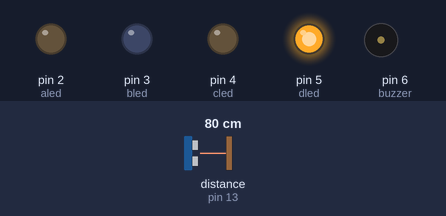
Bench run of a sketch on a simulated Arduino Uno, built with avr-gcc and run on an emulated ATmega328P. Shown: output pins drawn as LEDs (lit = HIGH), buzzer (waves = sounding, pin HIGH). Wiring (inferred from the names in the program): ultrasonic range finder: trigger pin 12; echo pin 13. The inputs (shaded band) are chosen by the test bench; at power-on: distance to the obstacle (sensor on pin 13) 80 cm. The echo pulse lasts 58.3 µs per cm; pins used as bus, display or sensor lines are not drawn.

Above: at 1.8 s.
1.9 s: distance to the obstacle (sensor on pin 13) set to 57 cm
6.0 s: distance to the obstacle (sensor on pin 13) set to 48 cm
At 6.6 s:
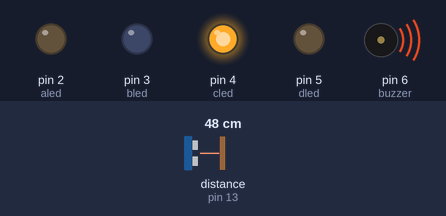
9.7 s: distance to the obstacle (sensor on pin 13) set to 29 cm
13.2 s: distance to the obstacle (sensor on pin 13) set to 25 cm
At 13.9 s:
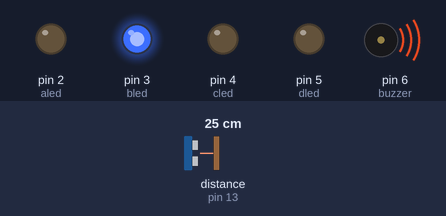
16.7 s: distance to the obstacle (sensor on pin 13) set to 13 cm
20.2 s: distance to the obstacle (sensor on pin 13) set to 10 cm
At 20.73 s:
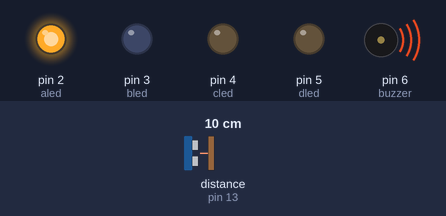
Timing chart, 0 to 23.2 s (numbered marks = the images above; inputs shaded):
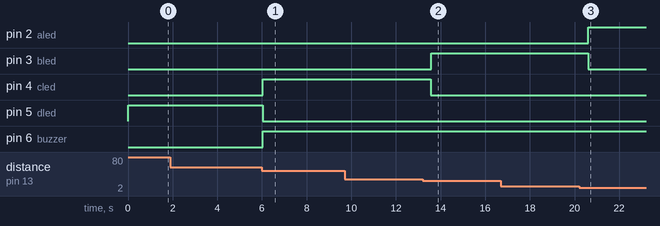

The sketch:

5.ino
```cpp
const int trigger_pin = 12;
const int echo_pin = 13;
const int aled = 2;
const int bled = 3;
const int cled = 4;
const int dled = 5;
const int buzzer = 6;
int sure ;
int mesafe ;

void setup() {
pinMode(aled , OUTPUT);
pinMode(bled , OUTPUT);
pinMode(cled , OUTPUT);
pinMode(dled , OUTPUT);
pinMode(buzzer , OUTPUT);
pinMode(trigger_pin , OUTPUT);
pinMode(echo_pin ,INPUT);
Serial.begin(9600);

}

void loop()
{
digitalWrite(trigger_pin , HIGH);
delayMicroseconds(1000);
digitalWrite(trigger_pin , LOW);
sure = pulseIn(echo_pin , HIGH);
mesafe = (sure/2) / 29.1;

if (mesafe <= 10)
{
digitalWrite(aled , HIGH);
digitalWrite(buzzer , HIGH);
delay(250);
digitalWrite(aled , LOW);
digitalWrite(buzzer , LOW);
}
else if (mesafe <=25)
{
digitalWrite(bled , HIGH);
digitalWrite(buzzer , HIGH);
delay(500);
digitalWrite(bled , LOW);
digitalWrite(buzzer , LOW);
}
else if ( mesafe <=50)
{
digitalWrite(cled , HIGH);
digitalWrite(buzzer , HIGH);
delay(750);
digitalWrite(cled , LOW);
digitalWrite(buzzer , LOW);
}
else
{
digitalWrite(dled , HIGH);
delay(1000);
digitalWrite(dled , LOW);

}
}
```

Measured:
- the behaviour switches between 52 and 51 cm on distance to the obstacle (sensor on pin 13) (found by bisection; images 0 and 1)
- the behaviour switches between 27 and 26 cm on distance to the obstacle (sensor on pin 13) (found by bisection; images 1 and 2)
- the behaviour switches between 12 and 11 cm on distance to the obstacle (sensor on pin 13) (found by bisection; images 2 and 3)
- after the input at 6.0 s, pin 4 (cled), pin 6 (buzzer): LOW → HIGH at once; pin 5 (dled): HIGH → LOW at once
- after the input at 13.2 s, pin 3 (bled): LOW → HIGH after 0.37 s; pin 4 (cled): HIGH → LOW after 0.37 s
- after the input at 20.2 s, pin 2 (aled): LOW → HIGH after 0.41 s; pin 3 (bled): HIGH → LOW after 0.41 s
